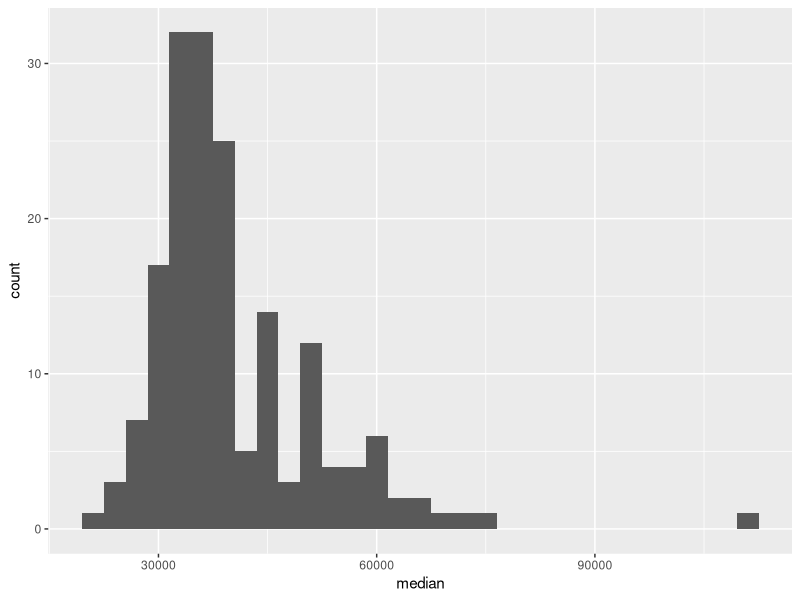
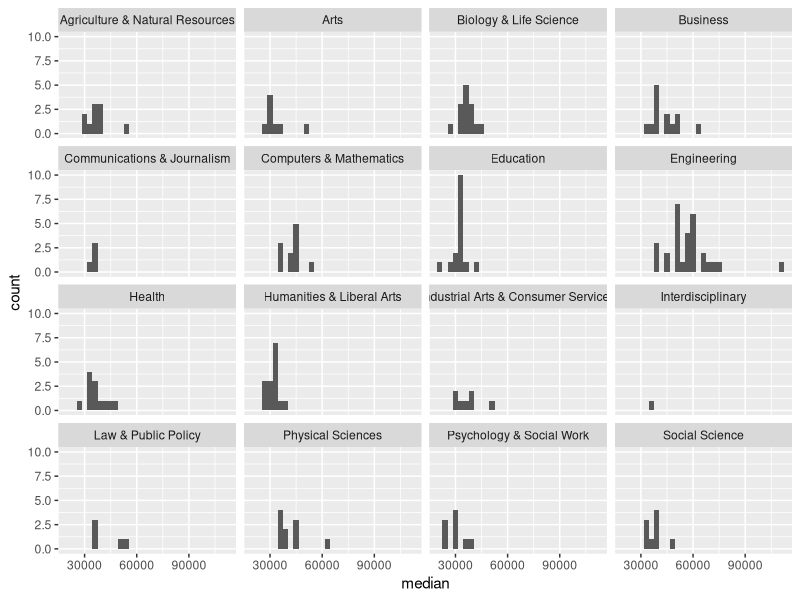
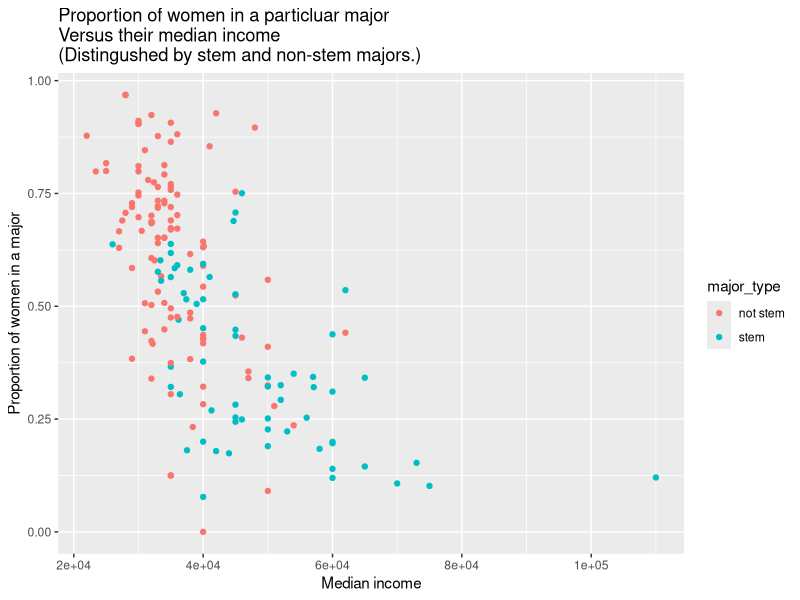

Write the R code that produced these figures, in order.
## ---- chunk 1
knitr::opts_chunk$set(echo = TRUE)
## ---- chunk 2
library(tidyverse) ## we start by loading the tidyverse library
library(ggplot2)
library(dplyr)
## ---- chunk 3
college_recent_grads <- read.csv("college_recent_grads.csv")
## ---- chunk 4
glimpse(college_recent_grads)
## ---- chunk 5
college_recent_grads %>%
  arrange(unemployment_rate) %>%
  select(rank, major, unemployment_rate) %>%
  mutate(unemployment_rate = round(unemployment_rate, digits = 4)) %>% 
  head(5)
## ---- chunk 6
options(digits = 2)
college_recent_grads %>%
  arrange(unemployment_rate) %>%
  select(rank, unemployment_rate) #%>%
  #mutate(unemployment_rate = round(unemployment_rate))
## ---- chunk 7
options(digits = 2)
college_recent_grads %>%
  arrange(unemployment_rate) %>%
  select(rank, unemployment_rate) 
## ---- chunk 8
college_recent_grads %>% na.omit() %>%  mutate(percent_women = women / sum(women)) %>% 
  select(major, women, percent_women) %>% 
  arrange(desc(percent_women))
## ---- chunk 9
college_recent_grads %>% select(major,total, women) %>% 
  arrange(desc(women)) %>% head(3)
## ---- chunk 10

# I am choosing binwidth =3000 becasue it gives me a more readable plot. It considered the outlier.

ggplot(data = college_recent_grads, mapping = aes(x = median)) +
  geom_histogram(binwidth = 3000)
## ---- chunk 11

college_recent_grads %>%
  summarise(min = min(median), max = max(median),
            mean = mean(median), med = median(median),
            sd = sd(median), 
            q1 = quantile(median, probs = 0.25),
            q3 = quantile(median, probs = 0.75))
## ---- chunk 12
ggplot(data = college_recent_grads, mapping = aes(x = median)) +
  geom_histogram(binwidth = 3000) +
  facet_wrap( "major_category", ncol = 4)
## ---- chunk 13
college_recent_grads %>%
  group_by(major_category) %>%
  summarise(q1 = quantile(median, probs = 0.25)) %>% 
  arrange(desc(q1))
## ---- chunk 14
college_recent_grads %>%
  count(major_category) %>% arrange(n)
## ---- chunk 15
stem_categories <- c("Biology & Life Science",
                     "Computers & Mathematics",
                     "Engineering",
                     "Physical Sciences")
## ---- chunk 16
college_recent_grads <- college_recent_grads %>%
  mutate(major_type = ifelse(major_category %in% stem_categories, "stem", "not stem"))
## ---- chunk 17
college_recent_grads %>%
  filter(
    major_type == "stem",
    median < 36000
  )
## ---- chunk 18
#summarise(college_recent_grads, median(median))

college_recent_grads %>%
  filter(major_type == "stem", median <= 36000) %>% 
  select(major, median, p25th, p75th) %>% 
  arrange(desc(median))
  
## ---- chunk 19
college_recent_grads %>% select(major, women) %>% arrange(desc(women))
## ---- chunk 20
ggplot(college_recent_grads, mapping = aes(x = median, y = sharewomen, color = major_type)) +
  geom_point() + 
  xlab("Median income") + ylab("Proportion of women in a major") +
  ggtitle("Proportion of women in a particluar major \nVersus their median income \n(Distingushed by stem and non-stem majors.)")

# From the plot we can see that the women that receive most income are stem majors.
